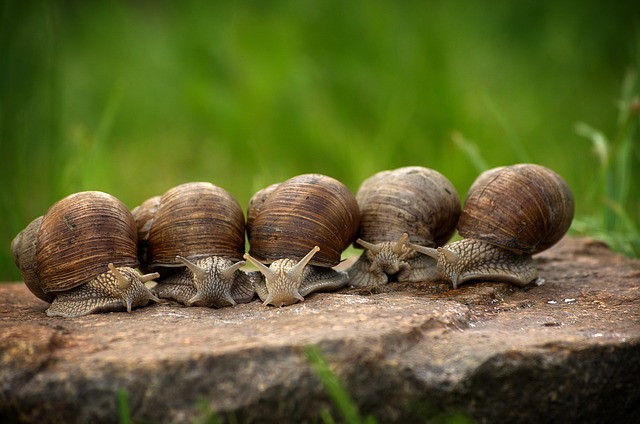
#> input picture python/Chapitre 7/escargot.png, 640 x 424 px, found by its file name
$ python Ex11.py
#> lines starting #> are read from the running program, lines starting #| are printed output that depends on the picture
#> further down, img is the input picture: PIL image 640x424 RGB; mean R, G, B 95.6, 99.6, 46.9
#| PNG (640, 424) RGB
# coding: utf-8

from PIL import Image

# [40 lines left out: functions negatif, gris, not called in this run]

def equations(x):
    return int(-(2/65025)*x**3 + (1/85)*x**2)

def ameliorer(image):
    """
    fonction qui prend en paramètre une image
    et retourne l'image en niveaux de gris
    Utilise les images importées via le module PIL
    """
    colonne,ligne=image.size
#> colonne = 640; ligne = 424
    imgtransformee=Image.new(image.mode,image.size)
#> imgtransformee: PIL image 640x424 RGB; every value is 0

    for i in range(ligne):
        for j in range(colonne):
            r, v, b = image.getpixel((j,i)) # récupération du pixel
            r = equations(r)
            v = equations(v)
            b = equations(b)


            p = (r, v, b)
            # composition de la nouvelle image
            imgtransformee.putpixel((j,i), p)
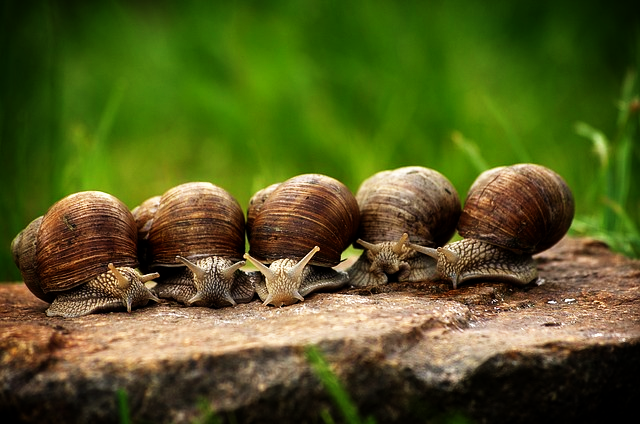
#> imgtransformee: PIL image 640x424 RGB; mean R, G, B 84.4, 90.8, 34.4
    return(imgtransformee)

# [64 lines left out: functions mirroir_v, mirroir_h, filtre_chelou, teinte, not called in this run]

# ouverture du fichier image
ImageFile = './python/Chapitre 7/escargot.png'

img = Image.open(ImageFile)

# affichage des caractéristiques de l'image
print (img.format,img.size, img.mode)

ameliorer(img).show()
